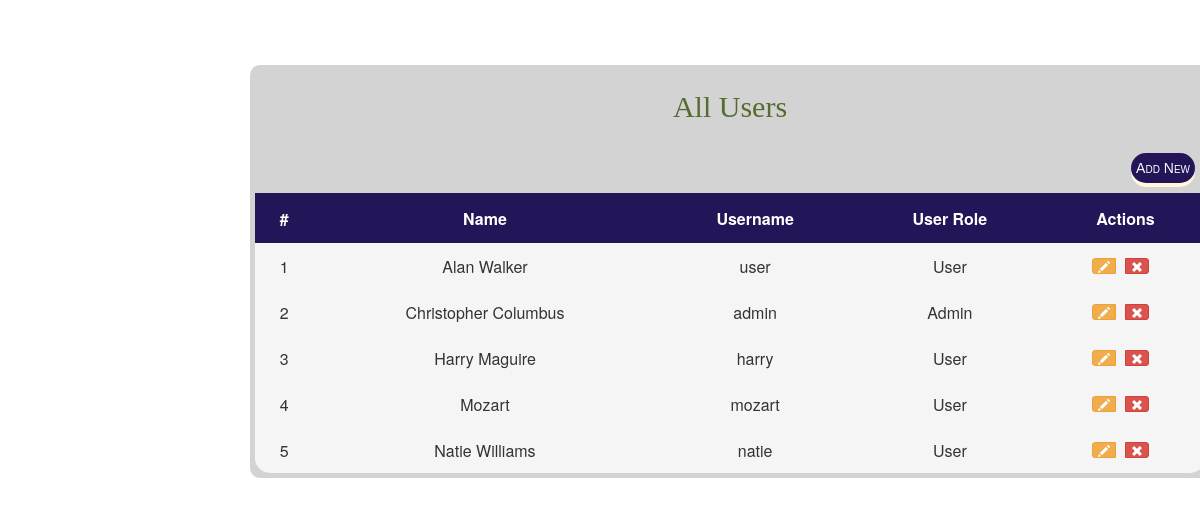
The page /users.php on the database its author committed.
### tables this page shows
CREATE TABLE IF NOT EXISTS `users` (
`id` int(11) unsigned NOT NULL,
  `name` varchar(60) NOT NULL,
  `username` varchar(50) NOT NULL,
  `password` varchar(255) NOT NULL,
  `user_level` int(11) NOT NULL
);

CREATE TABLE IF NOT EXISTS `user_groups` (
`id` int(11) NOT NULL,
  `group_name` varchar(150) NOT NULL,
  `group_level` int(11) NOT NULL
);

### includes/newsql.php (called while the page is built, shortened)
<?php
  require_once('includes/load.php');
function find_by_sql($sql)
{
  global $db;
  $result= $db->query($sql);
  $result_set= $db->while_loop($result);
 return $result_set;
}
function find_all_user(){
      $sql = "SELECT u.id,u.name,u.username,u.user_level,";
      $sql .="g.group_name ";
      $sql .="FROM users u ";
      $sql .="LEFT JOIN user_groups g ";
      $sql .="ON g.group_level=u.user_level ORDER BY u.name ASC";
      $result = find_by_sql($sql);
      return $result;
  }
 ?>

### includes/database.php (called while the page is built, shortened)
<?php
class MySqli_DB {
    private $con;
    function db_connect()
{
  $this->con = mysqli_connect(DB_HOST,DB_USER,DB_PASS);
  if(!$this->con)
         {
           die(" Database connection failed:". mysqli_connect_error());
         } else {
           $select_db = $this->con->select_db(DB_NAME);
         }
}
function query($sql)
   {
      if (trim($sql != "")) {
          $this->query_id = $this->con->query($sql);
      }
       return $this->query_id;
   }
   function fetch_array($statement){
  return mysqli_fetch_array($statement);
}
 function while_loop($loop){
   $results = array();
   while ($result = $this->fetch_array($loop)) {
      $results[] = $result;
   }
 return $results;
}
}
$db = new MySqli_DB();
?>

### includes/newFunction.php (called while the page is built, shortened)
<?php
  function count_id(){
  static $count = 1;
  return $count++;
  }
function remove_junk($str){
    $str = nl2br($str);
    $str = htmlspecialchars(strip_tags($str, ENT_QUOTES));
    return $str;
}
?>

### users.php (the view, shortened to what this page needs)
<?php
 $all_users = find_all_user();
?>
<?php include_once('layouts/newheader.php'); ?>
<div class="prdctdiv">
  <h3>All Users</h3>
  <form method="post" action="add_user.php">
    <button type="submit" class="btn btn-outline-success">Add New</button>
  </form>
  <table>
  <tr>
    <th>#</th>
    <th>Name</th>
    <th>Username</th>
    <th>User Role</th>
    <th>Actions</th>
  </tr>
    <?php foreach($all_users as $a_users){ ?>
  <tr>
      <td class="text-center"><?php echo count_id(); ?></td>
      <td class="text-center"><?php echo $a_users['name']; ?></td>
      <td class="text-center"><?php echo $a_users['username']; ?></td>
          <td class="text-center"><?php echo remove_junk($a_users['group_name'])?></td>
                <td class="text-center">
                <div class="btn-group">
                <a href="edit_user.php?id=<?php echo (int)$a_users['id'];?>" class="btn btn-xs btn-warning" data-toggle="tooltip" title="Edit">
                  <i class="glyphicon glyphicon-pencil"></i>
               </a>
                <a href="delete_user.php?id=<?php echo (int)$a_users['id'];?>" class="btn btn-xs btn-danger" data-toggle="tooltip" title="Remove">
                  <i class="glyphicon glyphicon-remove"></i>
                </a>
                </div>
          </td>
    </tr>
      <?php } ?>
    </table>
</div>
  <?php include_once('layouts/newFooter.php'); ?>

### css/newstylesheet.css (style rules this page uses)
.prdctdiv table { border-radius: 15px; width: 100%; background-color: whitesmoke; text-align: center; }
.prdctdiv table th { text-align: center; padding: 10; }
.prdctdiv table td { padding: 5; text-align: center; }
.prdctdiv { display: inline-block; width: 80%; padding: 5px; margin-left: 250px; margin-top: 65px; background-color: lightgray; border-radius: 10px; }
.prdctdiv form button { padding: 5px; font-family:'Trebuchet MS', 'Lucida Sans Unicode', 'Lucida Grande', 'Lucida Sans', Arial, sans-serif; font-variant: small-caps; float: right; margin:10px ; }
.prdctdiv h3 { text-align: center; font-family: cursive; font-size: 30px; color: darkolivegreen; margin: 20px; }
.prdctdiv a { margin: 10px; }
.prdctdiv form button { text-align: center; cursor: pointer; outline: none; color: white; background-color: #231557; border: none; border-radius: 15px; box-shadow: 0 4px cornsilk; }
.prdctdiv th { background-color: #231557; color:#fff; height: 50px; }

### rows shown on the page
users: count_id "1", name "Alan Walker", username "user", user_groups.group_name "User"
users: count_id "2", name "Christopher Columbus", username "admin", user_groups.group_name "Admin"
users: count_id "3", name "Harry Maguire", username "harry", user_groups.group_name "User"
users: count_id "4", name "Mozart", username "mozart", user_groups.group_name "User"
users: count_id "5", name "Natie Williams", username "natie", user_groups.group_name "User"
